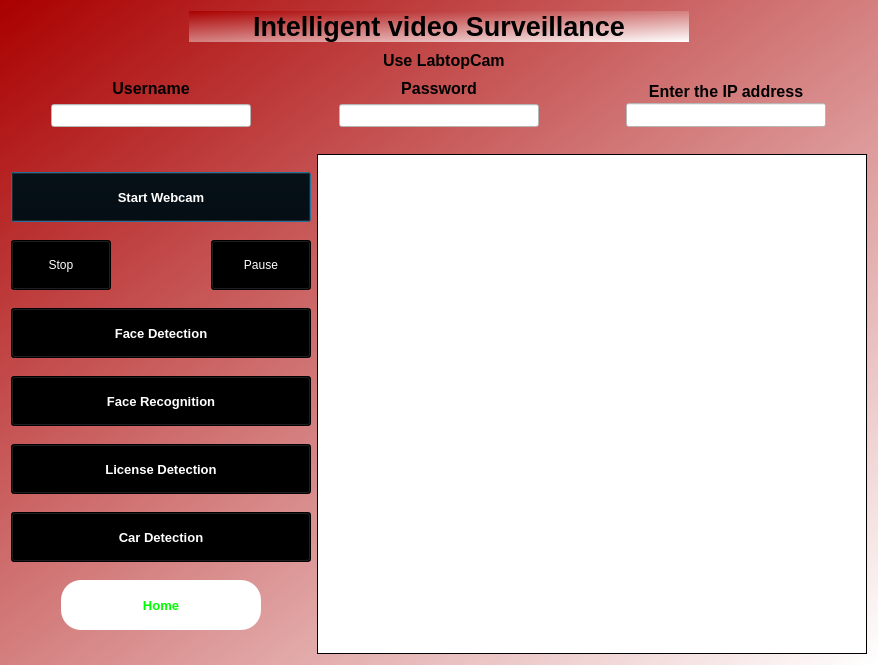
<?xml version="1.0" encoding="UTF-8"?>
<ui version="4.0">
 <class>Dialog</class>
 <widget class="QDialog" name="Dialog">
  <property name="geometry">
   <rect>
    <x>0</x>
    <y>0</y>
    <width>878</width>
    <height>665</height>
   </rect>
  </property>
  <property name="font">
   <font>
    <pointsize>10</pointsize>
    <weight>75</weight>
    <bold>true</bold>
   </font>
  </property>
  <property name="mouseTracking">
   <bool>true</bool>
  </property>
  <property name="windowTitle">
   <string>Dialog</string>
  </property>
  <property name="styleSheet">
   <string notr="true">background-color:qlineargradient(spread:pad, x1:0, y1:0, x2:1, y2:1, stop:0 rgba(170, 0, 0, 255), stop:1 rgba(255, 255, 255, 255));</string>
  </property>
  <layout class="QVBoxLayout" name="verticalLayout_2">
   <item alignment="Qt::AlignHCenter">
    <widget class="QLabel" name="label">
     <property name="minimumSize">
      <size>
       <width>500</width>
       <height>0</height>
      </size>
     </property>
     <property name="maximumSize">
      <size>
       <width>500</width>
       <height>50</height>
      </size>
     </property>
     <property name="font">
      <font>
       <family>MS Shell Dlg 2</family>
       <pointsize>20</pointsize>
       <weight>75</weight>
       <italic>false</italic>
       <bold>true</bold>
      </font>
     </property>
     <property name="cursor">
      <cursorShape>ArrowCursor</cursorShape>
     </property>
     <property name="mouseTracking">
      <bool>false</bool>
     </property>
     <property name="styleSheet">
      <string notr="true">background-color: rgab(0,0,0,0);</string>
     </property>
     <property name="frameShape">
      <enum>QFrame::NoFrame</enum>
     </property>
     <property name="frameShadow">
      <enum>QFrame::Plain</enum>
     </property>
     <property name="lineWidth">
      <number>2</number>
     </property>
     <property name="text">
      <string>Intelligent video Surveillance</string>
     </property>
     <property name="scaledContents">
      <bool>false</bool>
     </property>
     <property name="alignment">
      <set>Qt::AlignCenter</set>
     </property>
     <property name="wordWrap">
      <bool>false</bool>
     </property>
     <property name="margin">
      <number>0</number>
     </property>
     <property name="indent">
      <number>-1</number>
     </property>
    </widget>
   </item>
   <item alignment="Qt::AlignHCenter">
    <widget class="QCheckBox" name="checkBox">
     <property name="minimumSize">
      <size>
       <width>150</width>
       <height>0</height>
      </size>
     </property>
     <property name="maximumSize">
      <size>
       <width>150</width>
       <height>30</height>
      </size>
     </property>
     <property name="font">
      <font>
       <pointsize>12</pointsize>
       <weight>75</weight>
       <italic>false</italic>
       <bold>true</bold>
      </font>
     </property>
     <property name="cursor">
      <cursorShape>PointingHandCursor</cursorShape>
     </property>
     <property name="styleSheet">
      <string notr="true">background-color: rgba(255, 255, 255,0);
</string>
     </property>
     <property name="text">
      <string>Use LabtopCam</string>
     </property>
    </widget>
   </item>
   <item>
    <layout class="QHBoxLayout" name="horizontalLayout_2">
     <item>
      <layout class="QVBoxLayout" name="verticalLayout_3">
       <item alignment="Qt::AlignHCenter">
        <widget class="QLabel" name="label_3">
         <property name="minimumSize">
          <size>
           <width>200</width>
           <height>0</height>
          </size>
         </property>
         <property name="maximumSize">
          <size>
           <width>300</width>
           <height>30</height>
          </size>
         </property>
         <property name="font">
          <font>
           <family>MS Shell Dlg 2</family>
           <pointsize>12</pointsize>
           <weight>75</weight>
           <italic>false</italic>
           <bold>true</bold>
          </font>
         </property>
         <property name="styleSheet">
          <string notr="true">background-color: rgba(255, 255, 255,0);
</string>
         </property>
         <property name="text">
          <string>Username</string>
         </property>
         <property name="alignment">
          <set>Qt::AlignCenter</set>
         </property>
        </widget>
       </item>
       <item alignment="Qt::AlignHCenter">
        <widget class="QLineEdit" name="usernamefield">
         <property name="minimumSize">
          <size>
           <width>200</width>
           <height>0</height>
          </size>
         </property>
         <property name="maximumSize">
          <size>
           <width>300</width>
           <height>30</height>
          </size>
         </property>
         <property name="styleSheet">
          <string notr="true">background-color: rgba(255,255,255,1);
</string>
         </property>
        </widget>
       </item>
      </layout>
     </item>
     <item>
      <layout class="QVBoxLayout" name="verticalLayout_4">
       <item alignment="Qt::AlignHCenter">
        <widget class="QLabel" name="label_4">
         <property name="minimumSize">
          <size>
           <width>200</width>
           <height>0</height>
          </size>
         </property>
         <property name="maximumSize">
          <size>
           <width>300</width>
           <height>30</height>
          </size>
         </property>
         <property name="font">
          <font>
           <family>MS Shell Dlg 2</family>
           <pointsize>12</pointsize>
           <weight>75</weight>
           <italic>false</italic>
           <bold>true</bold>
          </font>
         </property>
         <property name="styleSheet">
          <string notr="true">background-color: rgba(255, 255, 255,0);
</string>
         </property>
         <property name="text">
          <string>Password</string>
         </property>
         <property name="alignment">
          <set>Qt::AlignCenter</set>
         </property>
        </widget>
       </item>
       <item alignment="Qt::AlignHCenter">
        <widget class="QLineEdit" name="passwordfield">
         <property name="minimumSize">
          <size>
           <width>200</width>
           <height>0</height>
          </size>
         </property>
         <property name="maximumSize">
          <size>
           <width>300</width>
           <height>30</height>
          </size>
         </property>
         <property name="styleSheet">
          <string notr="true">background-color: rgba(255,255,255,1);</string>
         </property>
        </widget>
       </item>
      </layout>
     </item>
     <item>
      <layout class="QVBoxLayout" name="verticalLayout_5">
       <property name="spacing">
        <number>0</number>
       </property>
       <item alignment="Qt::AlignHCenter">
        <widget class="QLabel" name="label_2">
         <property name="minimumSize">
          <size>
           <width>200</width>
           <height>0</height>
          </size>
         </property>
         <property name="maximumSize">
          <size>
           <width>300</width>
           <height>30</height>
          </size>
         </property>
         <property name="font">
          <font>
           <family>MS Shell Dlg 2</family>
           <pointsize>12</pointsize>
           <weight>75</weight>
           <italic>false</italic>
           <bold>true</bold>
          </font>
         </property>
         <property name="styleSheet">
          <string notr="true">background-color: rgba(255, 255, 255,0);
</string>
         </property>
         <property name="text">
          <string>Enter the IP address</string>
         </property>
         <property name="alignment">
          <set>Qt::AlignCenter</set>
         </property>
        </widget>
       </item>
       <item alignment="Qt::AlignHCenter">
        <widget class="QLineEdit" name="ipfield">
         <property name="minimumSize">
          <size>
           <width>200</width>
           <height>0</height>
          </size>
         </property>
         <property name="maximumSize">
          <size>
           <width>300</width>
           <height>30</height>
          </size>
         </property>
         <property name="font">
          <font>
           <pointsize>10</pointsize>
           <weight>75</weight>
           <bold>true</bold>
          </font>
         </property>
         <property name="styleSheet">
          <string notr="true">background-color: rgba(255,255,255,1);</string>
         </property>
         <property name="text">
          <string/>
         </property>
        </widget>
       </item>
      </layout>
     </item>
    </layout>
   </item>
   <item alignment="Qt::AlignHCenter">
    <widget class="QLabel" name="error">
     <property name="minimumSize">
      <size>
       <width>200</width>
       <height>0</height>
      </size>
     </property>
     <property name="maximumSize">
      <size>
       <width>300</width>
       <height>30</height>
      </size>
     </property>
     <property name="font">
      <font>
       <pointsize>10</pointsize>
       <weight>50</weight>
       <bold>false</bold>
      </font>
     </property>
     <property name="styleSheet">
      <string notr="true">background-color: rgba(255, 255, 255,0);
color: rgb(0, 0, 0);</string>
     </property>
     <property name="text">
      <string/>
     </property>
     <property name="alignment">
      <set>Qt::AlignCenter</set>
     </property>
    </widget>
   </item>
   <item>
    <layout class="QHBoxLayout" name="horizontalLayout">
     <item>
      <layout class="QVBoxLayout" name="verticalLayout">
       <property name="spacing">
        <number>0</number>
       </property>
       <property name="sizeConstraint">
        <enum>QLayout::SetDefaultConstraint</enum>
       </property>
       <item>
        <widget class="QPushButton" name="startButton">
         <property name="sizePolicy">
          <sizepolicy hsizetype="Expanding" vsizetype="Fixed">
           <horstretch>0</horstretch>
           <verstretch>0</verstretch>
          </sizepolicy>
         </property>
         <property name="minimumSize">
          <size>
           <width>200</width>
           <height>0</height>
          </size>
         </property>
         <property name="maximumSize">
          <size>
           <width>300</width>
           <height>50</height>
          </size>
         </property>
         <property name="cursor">
          <cursorShape>PointingHandCursor</cursorShape>
         </property>
         <property name="styleSheet">
          <string notr="true">font: 75 12pt &quot;Nirmala UI&quot;;
color: rgb(255, 255, 255);
background-color: rgb(0, 0, 0);</string>
         </property>
         <property name="text">
          <string>Start Webcam</string>
         </property>
        </widget>
       </item>
       <item>
        <widget class="QFrame" name="horizontalFrame_2">
         <property name="minimumSize">
          <size>
           <width>200</width>
           <height>0</height>
          </size>
         </property>
         <property name="maximumSize">
          <size>
           <width>300</width>
           <height>50</height>
          </size>
         </property>
         <property name="styleSheet">
          <string notr="true">background-color: rgba(255, 255, 255,0);</string>
         </property>
         <layout class="QHBoxLayout" name="horizontalLayout_3">
          <property name="spacing">
           <number>0</number>
          </property>
          <property name="leftMargin">
           <number>0</number>
          </property>
          <property name="topMargin">
           <number>0</number>
          </property>
          <property name="rightMargin">
           <number>0</number>
          </property>
          <property name="bottomMargin">
           <number>0</number>
          </property>
          <item alignment="Qt::AlignLeft">
           <widget class="QPushButton" name="stopButton">
            <property name="minimumSize">
             <size>
              <width>100</width>
              <height>0</height>
             </size>
            </property>
            <property name="maximumSize">
             <size>
              <width>300</width>
              <height>50</height>
             </size>
            </property>
            <property name="cursor">
             <cursorShape>PointingHandCursor</cursorShape>
            </property>
            <property name="styleSheet">
             <string notr="true">font: 75 12pt &quot;Nirmala UI&quot;;
color: rgb(255, 255, 255);
background-color: rgb(0, 0, 0);</string>
            </property>
            <property name="text">
             <string>Stop</string>
            </property>
           </widget>
          </item>
          <item alignment="Qt::AlignRight">
           <widget class="QPushButton" name="pauseButton">
            <property name="minimumSize">
             <size>
              <width>100</width>
              <height>0</height>
             </size>
            </property>
            <property name="maximumSize">
             <size>
              <width>300</width>
              <height>50</height>
             </size>
            </property>
            <property name="cursor">
             <cursorShape>PointingHandCursor</cursorShape>
            </property>
            <property name="styleSheet">
             <string notr="true">font: 75 12pt &quot;Nirmala UI&quot;;
color: rgb(255, 255, 255);
background-color: rgb(0, 0, 0);</string>
            </property>
            <property name="text">
             <string>Pause</string>
            </property>
           </widget>
          </item>
         </layout>
        </widget>
       </item>
       <item>
        <widget class="QPushButton" name="detectButton">
         <property name="minimumSize">
          <size>
           <width>200</width>
           <height>0</height>
          </size>
         </property>
         <property name="maximumSize">
          <size>
           <width>300</width>
           <height>50</height>
          </size>
         </property>
         <property name="cursor">
          <cursorShape>PointingHandCursor</cursorShape>
         </property>
         <property name="styleSheet">
          <string notr="true">font: 75 12pt &quot;Nirmala UI&quot;;
color: rgba(255, 255, 255,1);
background-color: rgb(0, 0, 0);</string>
         </property>
         <property name="text">
          <string>Face Detection</string>
         </property>
        </widget>
       </item>
       <item>
        <widget class="QPushButton" name="recognitionButton">
         <property name="minimumSize">
          <size>
           <width>200</width>
           <height>0</height>
          </size>
         </property>
         <property name="maximumSize">
          <size>
           <width>300</width>
           <height>50</height>
          </size>
         </property>
         <property name="cursor">
          <cursorShape>PointingHandCursor</cursorShape>
         </property>
         <property name="styleSheet">
          <string notr="true">font: 75 12pt &quot;Nirmala UI&quot;;
color: rgb(255, 255, 255);
background-color: rgb(0, 0, 0);</string>
         </property>
         <property name="text">
          <string>Face Recognition</string>
         </property>
        </widget>
       </item>
       <item>
        <widget class="QPushButton" name="licenseButton">
         <property name="minimumSize">
          <size>
           <width>200</width>
           <height>0</height>
          </size>
         </property>
         <property name="maximumSize">
          <size>
           <width>300</width>
           <height>50</height>
          </size>
         </property>
         <property name="cursor">
          <cursorShape>PointingHandCursor</cursorShape>
         </property>
         <property name="styleSheet">
          <string notr="true">font: 75 12pt &quot;Nirmala UI&quot;;
color: rgb(255, 255, 255);
background-color: rgb(0, 0, 0);</string>
         </property>
         <property name="text">
          <string>License Detection</string>
         </property>
        </widget>
       </item>
       <item>
        <widget class="QPushButton" name="carButton">
         <property name="minimumSize">
          <size>
           <width>200</width>
           <height>0</height>
          </size>
         </property>
         <property name="maximumSize">
          <size>
           <width>300</width>
           <height>50</height>
          </size>
         </property>
         <property name="cursor">
          <cursorShape>PointingHandCursor</cursorShape>
         </property>
         <property name="styleSheet">
          <string notr="true">font: 75 12pt &quot;Nirmala UI&quot;;
color: rgb(255, 255, 255);
background-color: rgb(0, 0, 0);</string>
         </property>
         <property name="text">
          <string>Car Detection</string>
         </property>
        </widget>
       </item>
       <item alignment="Qt::AlignHCenter">
        <widget class="QPushButton" name="Home">
         <property name="minimumSize">
          <size>
           <width>200</width>
           <height>0</height>
          </size>
         </property>
         <property name="maximumSize">
          <size>
           <width>300</width>
           <height>50</height>
          </size>
         </property>
         <property name="cursor">
          <cursorShape>PointingHandCursor</cursorShape>
         </property>
         <property name="styleSheet">
          <string notr="true">border-radius:20px;
background-color:rgb(255, 255, 255);
font: 14pt &quot;MS Shell Dlg 2&quot;;
color:rgb(0, 255, 0)</string>
         </property>
         <property name="text">
          <string>Home</string>
         </property>
        </widget>
       </item>
      </layout>
     </item>
     <item>
      <widget class="QLabel" name="imgLabel">
       <property name="minimumSize">
        <size>
         <width>500</width>
         <height>500</height>
        </size>
       </property>
       <property name="maximumSize">
        <size>
         <width>16777215</width>
         <height>16777215</height>
        </size>
       </property>
       <property name="cursor">
        <cursorShape>ArrowCursor</cursorShape>
       </property>
       <property name="mouseTracking">
        <bool>false</bool>
       </property>
       <property name="styleSheet">
        <string notr="true">background-color: rgb(255, 255, 255);</string>
       </property>
       <property name="frameShape">
        <enum>QFrame::Box</enum>
       </property>
       <property name="text">
        <string/>
       </property>
      </widget>
     </item>
    </layout>
   </item>
  </layout>
 </widget>
 <resources/>
 <connections/>
</ui>
